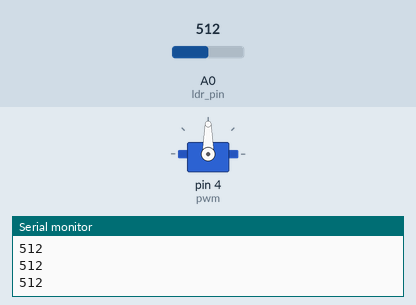
Recording of a sketch running on a simulated Arduino Uno, built with avr-gcc and run on an emulated ATmega328P. Shown: servo, the last lines printed to the serial monitor. The inputs (shaded band) are chosen by the test bench; at power-on: A0 (ldr_pin) = 512.

Above: at 1.2 s.
1.3 s: A0 (ldr_pin) set to 716
At 1.8 s:
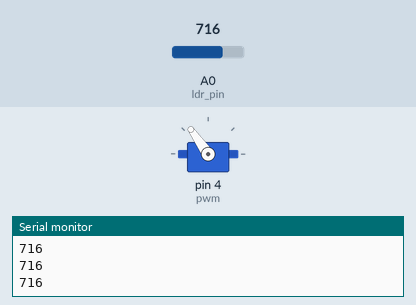
2.8 s: A0 (ldr_pin) set to 900
At 3.1 s:
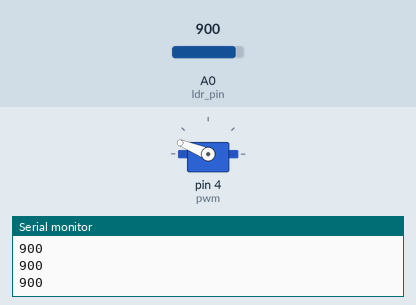
4.3 s: A0 (ldr_pin) set to 1023
At 5.4 s:
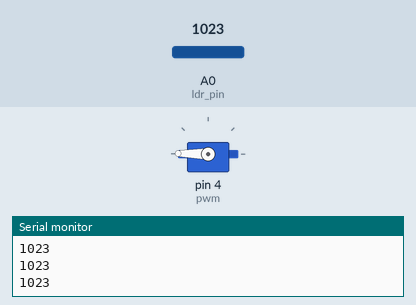
5.8 s: A0 (ldr_pin) set to 306
At 6.6 s:
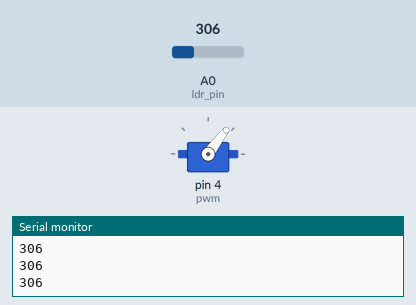
7.3 s: A0 (ldr_pin) set to 122
At 7.7 s:
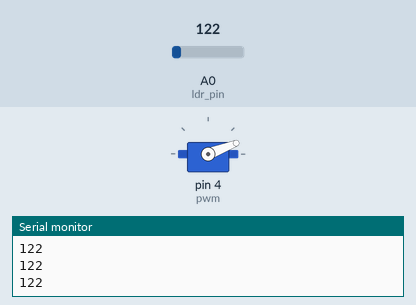
8.8 s: A0 (ldr_pin) set to 0
At 9.9 s:
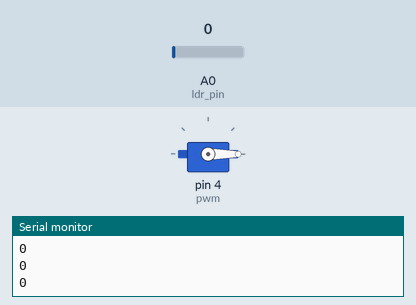
Timing chart, 0 to 11.3 s (numbered marks = the images above; inputs shaded):
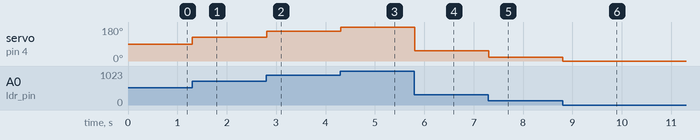

The sketch:

LDRSERVOLAB.ino
```cpp
#include <Servo.h>
Servo myservo;
int ldr_pin = A0;
int analogValue = 0;
int pwm = 4;
void setup() {
  Serial.begin(9600);
  myservo.attach(pwm);
}
void loop() {
  analogValue = analogRead(ldr_pin);
  Serial.println(analogValue);
  analogValue = map(analogValue, 0 , 1024 , 0 , 180);
  myservo.write(analogValue);
//  if(analogValue <= 1024&&analogValue >= 768) {
//    myservo.write(180);
//  }
//  else if(analogValue <= 767&&analogValue >= 511) {
//    myservo.write(135);
//  }
//  else if(analogValue <= 510&&analogValue >= 254) {
//    myservo.write(90);
//  }
//  else if(analogValue <= 253&&analogValue >= 0) {
//    myservo.write(45);
//  }
//  else{
//    myservo.write(0);
//  }

}
```

Measured:
- after the input at 1.3 s, servo on pin 4 (pwm): 90° → 125° at once
- after the input at 2.8 s, servo on pin 4 (pwm): 125° → 158° at once
- after the input at 4.3 s, servo on pin 4 (pwm): 158° → 179° at once
- after the input at 5.8 s, servo on pin 4 (pwm): 179° → 53° at once
- after the input at 7.3 s, servo on pin 4 (pwm): 53° → 21° at once
- after the input at 8.8 s, servo on pin 4 (pwm): 21° → 0° at once
